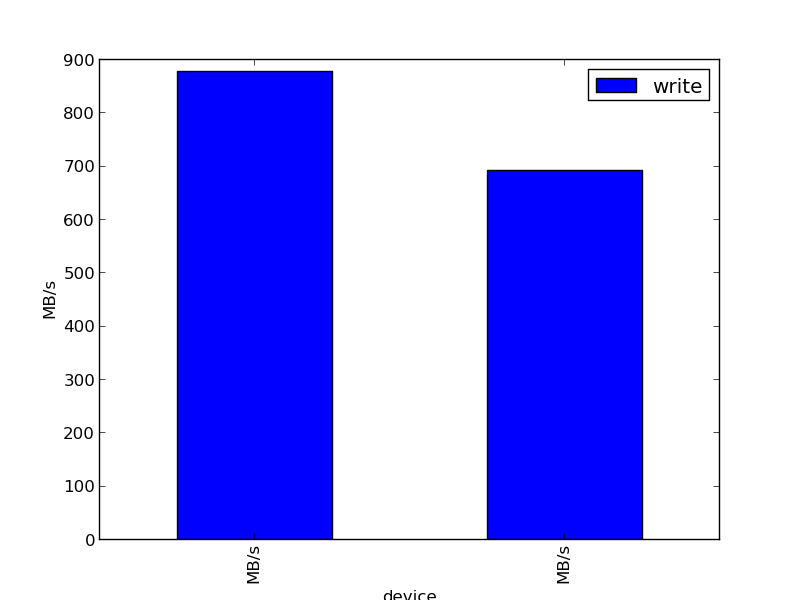

This figure's Python source:
#https://www.easytweaks.com/bar-plot-python-pandas-dataframe-example/
import info_personali as ip
import matplotlib
matplotlib.use('Agg')
import matplotlib.pyplot as plt 
import pandas as pd 

df = pd.read_csv("disktest.csv",comment="#", sep='\s+')
#print df

plt.suptitle('Disktest tra Home e Scratch ' + ip.get_user() + ' ' + ip.get_timestamp())

df.plot(kind='bar',  x='device');

plt.ylabel('MB/s')
plt.savefig('disktest_barplot.png')
